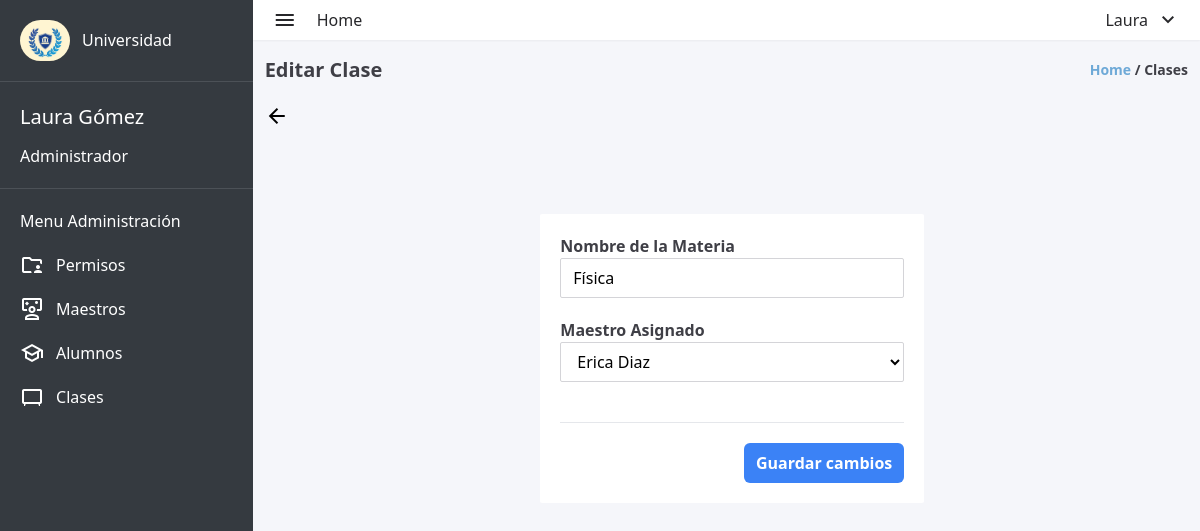
Page /admin/edit_clases.php?id=2 (signed in) on the committed database.
### tables this page shows
CREATE TABLE `usuarios` (
  `user_id` int(11) NOT NULL,
  `matricula` int(10) DEFAULT NULL,
  `nombre` varchar(100) DEFAULT NULL,
  `apellido` varchar(100) DEFAULT NULL,
  `correo_electronico` varchar(100) DEFAULT NULL,
  `contrasena` varchar(255) DEFAULT NULL,
  `direccion` varchar(100) DEFAULT NULL,
  `fecha_nacimiento` date DEFAULT NULL,
  `rol` enum('ADMIN','MAESTRO','ALUMNO') DEFAULT NULL,
  `materia_asignada` varchar(100) DEFAULT '0',
  `materias_inscritas` text DEFAULT NULL
);

CREATE TABLE `materias` (
  `id_materia` int(11) NOT NULL,
  `nombre` varchar(100) DEFAULT NULL
);

### admin/edit_clases.php (the view, shortened to what this page needs)
<?php
require_once "../database/database.php";
$user_id = $_SESSION['id'];
$sql = "SELECT  nombre, apellido FROM usuarios WHERE user_id = '$user_id'";
$result = mysqli_query($conexion, $sql);
$row = mysqli_fetch_assoc($result);
if ($row) {
    $nombre = $row['nombre'];
    $apellido = $row['apellido'];
} else {
    echo "No se encontraron datos para el usuario con el ID proporcionado.";
}
if (isset($_GET["id"])) {
    $id_materia = $_GET["id"];
    $consulta_materia = "SELECT * FROM materias WHERE id_materia = '$id_materia'";
    $resultado_materia = $conexion->query($consulta_materia);
    if ($resultado_materia->num_rows == 1) {
        $materia = $resultado_materia->fetch_assoc();
    } else {
        echo "Materia no encontrada.";
        $conexion->close();
        exit;
    }
}
$consulta_maestros = "SELECT user_id, CONCAT(nombre, ' ', apellido) AS nombre_completo FROM usuarios WHERE rol = 'MAESTRO' AND (materia_asignada = 0 OR materia_asignada IS NULL)";
$resultado_profesores = $conexion->query($consulta_maestros);
?>
<!DOCTYPE html>
<html lang="en">
<head>
    <link rel="stylesheet" href="../styles.css">
</head>
<body>
    <div class="w-screen h-screen flex bg-lightgray">
        <aside class="w-80 h-full bg-dark">
            <div class="flex items-center gap-3 p-5">
                <img class="rounded-full" src="../assets/logo-aside.jpg" alt="university-logo" width="50px"
                    height="60px">
                <span class="text-white font-medium">Universidad</span>
            </div>
            <div style="width: 100%; height: 1px; background-color: #4c5157; "></div>
            <div class="text-white flex flex-col p-5 gap-3">
                <span style="font-size: 20px;"><?php echo $nombre . ' ' . $apellido; ?></span>
                <span>Administrador</span>
            </div>
            <div style="width: 100%; height: 1px; background-color: #4c5157; "></div>
            <div class="text-white flex flex-col gap-5 p-5">
                <p>Menu Administración</p>
                <div>
                    <a href="admin_permisos.php" class="flex items-center gap-3 ">
                        <span class="material-symbols-outlined ">
                        </span>
                        <span>Permisos</span>
                    </a>
                </div>
                <div>
                    <a href="admin_maestros.php" class="flex items-center gap-3 ">
                        <span class="material-symbols-outlined">
                        </span>
                        <span>Maestros</span>
                    </a>
                </div>
                <div>
                    <a href="admin_alumnos.php" class="flex items-center gap-3 ">
                        <span class="material-symbols-outlined">
                        </span>
                        <span>Alumnos</span>
                    </a>
                </div>
                <div>
                    <a href="admin_clases.php" class="flex items-center gap-3 ">
                        <span class="material-symbols-outlined">
                        </span>
                        <span>Clases</span>
                    </a>
                </div>
            </div>
        </aside>
        <div class="w-full flex flex-col">
            <header class="w-full flex items-center justify-between h-10 p-5 bg-white shadow-sm">
                <div class="flex items-center gap-5">
                    <span class="material-symbols-outlined text-zinc-800">
                    </span>
                    <a href="admin_dashboard.php"><span class="text-zinc-800 ">
                            Home
                        </span></a>
                </div>
                <nav>
                    <li class="flex items-center gap-2 text-zinc-800 cursor-pointer" onclick="toggleLogoutMenu()">
                        <?php echo $nombre ?>
                        <ul class="flex flex-col">
                            <span class="material-symbols-outlined">
                            </span>
                    </li>
                </nav>
            </header>
            <div class="h-full pl-3">
                <div class="w-full flex items-center justify-between pr-3 mt-4 mb-5">
                    <h1 class="font-bold text-zinc-700 text-xl ">Editar Clase</h1>
                    <p class="font-semibold text-sm text-zinc-700"><span class="text-myblue">Home</span> / Clases
                    </p>
                </div>
                <div class="w-full">
                    <a href="admin_clases.php">
                        <span class="material-symbols-outlined">
                        </span>
                    </a>
                </div>
                <div class="w-full flex flex-row justify-center  mt-20">
                    <div class="w-80 h-auto bg-white rounded-sm sm:w-96">
                        <form method="post" class="flex flex-col p-5 gap-5 text-center relative z-20">
                            <div class="flex flex-col">
                                <span class="font-bold text-zinc-700 self-start">Nombre de la Materia</span>
                                <input disabled value=<?php echo $materia['nombre'] ?> type="text"
                                    class="h-10 border border-zinc-300 bg-white rounded-sm px-3">
                            </div>
                            <div class="flex flex-col">
                                <span class="font-bold text-zinc-700 self-start">Maestro Asignado</span>
                                <select name="profesor" id="rol"
                                    class="h-10 border border-zinc-300 bg-white rounded-sm px-3 mb-5">
                                    <?php
                                    while ($profesor = $resultado_profesores->fetch_assoc()) {
                                        $selected = ($profesor['user_id'] == $materia['materia_asignada']) ? "selected" : "";
                                        echo '<option value="' . $profesor['user_id'] . '" ' . $selected . '>' . $profesor['nombre_completo'] . '</option>';
                                    }
                                    ?>
                                </select>
                            </div>
                            <div style="height: 1px; background-color: #e5e7eb; width: 100% ; "></div>
                            <input type="submit" value="Guardar cambios"
                                class="text-white font-semibold p-2 px-3 bg-blue-500 rounded-md self-end">
                        </form>
                    </div>
                </div>
            </div>
        </div>
    </div>
</body>
</html>

### styles.css (style rules this page uses)
html { line-height: 1.5; -webkit-text-size-adjust: 100%; -moz-tab-size: 4; -o-tab-size: 4; tab-size: 4; font-family: ui-sans-serif, system-ui, -apple-system, BlinkMacSystemFont, "Segoe UI", Roboto, "Helvetica Neue", Arial, "Noto Sans", sans-serif, "Apple Color Emoji", "Segoe UI Emoji", "Segoe UI Symbol", "Noto Color Emoji"; font-feature-settings: normal; font-variation-settings: normal; }
body { margin: 0; line-height: inherit; }
h1, h2, h3, h4, h5, h6 { font-size: inherit; font-weight: inherit; }
a { color: inherit; text-decoration: inherit; }
button, input, optgroup, select, textarea { font-family: inherit; font-feature-settings: inherit; font-variation-settings: inherit; font-size: 100%; font-weight: inherit; line-height: inherit; color: inherit; margin: 0; padding: 0; }
button, select { text-transform: none; }
button, [type='button'], [type='reset'], [type='submit'] { -webkit-appearance: button; background-color: transparent; background-image: none; }
blockquote, dl, dd, h1, h2, h3, h4, h5, h6, hr, figure, p, pre { margin: 0; }
ol, ul, menu { list-style: none; margin: 0; padding: 0; }
input::placeholder, textarea::placeholder { opacity: 1; color: #9ca3af; }
:disabled { cursor: default; }
img, svg, video, canvas, audio, iframe, embed, object { display: block; vertical-align: middle; }
img, video { max-width: 100%; height: auto; }
.relative { position: relative; }
.z-20 { z-index: 20; }
.mb-5 { margin-bottom: 1.25rem; }
.mt-20 { margin-top: 5rem; }
.mt-4 { margin-top: 1rem; }
.flex { display: flex; }
.h-10 { height: 2.5rem; }
.h-auto { height: auto; }
.h-full { height: 100%; }
.h-screen { height: 100vh; }
.w-80 { width: 20rem; }
.w-full { width: 100%; }
.w-screen { width: 100vw; }
.cursor-pointer { cursor: pointer; }
.flex-row { flex-direction: row; }
.flex-col { flex-direction: column; }
.items-center { align-items: center; }
.justify-center { justify-content: center; }
.justify-between { justify-content: space-between; }
.gap-2 { gap: 0.5rem; }
.gap-3 { gap: 0.75rem; }
.gap-5 { gap: 1.25rem; }
.self-start { align-self: flex-start; }
.self-end { align-self: flex-end; }
.rounded-full { border-radius: 9999px; }
.rounded-md { border-radius: 0.375rem; }
.rounded-sm { border-radius: 0.125rem; }
.border { border-width: 1px; }
.border-zinc-300 { --tw-border-opacity: 1; border-color: rgb(212 212 216 / var(--tw-border-opacity)); }
.bg-blue-500 { --tw-bg-opacity: 1; background-color: rgb(59 130 246 / var(--tw-bg-opacity)); }
.bg-dark { --tw-bg-opacity: 1; background-color: rgb(53 58 64 / var(--tw-bg-opacity)); }
.bg-lightgray { --tw-bg-opacity: 1; background-color: rgb(245 246 250 / var(--tw-bg-opacity)); }
.bg-white { --tw-bg-opacity: 1; background-color: rgb(255 255 255 / var(--tw-bg-opacity)); }
.p-2 { padding: 0.5rem; }
.p-5 { padding: 1.25rem; }
.px-3 { padding-left: 0.75rem; padding-right: 0.75rem; }
.pl-3 { padding-left: 0.75rem; }
.pr-3 { padding-right: 0.75rem; }
.text-center { text-align: center; }
.text-sm { font-size: 0.875rem; line-height: 1.25rem; }
.text-xl { font-size: 1.25rem; line-height: 1.75rem; }
.font-bold { font-weight: 700; }
.font-medium { font-weight: 500; }
.font-semibold { font-weight: 600; }
.text-myblue { --tw-text-opacity: 1; color: rgb(110 169 215 / var(--tw-text-opacity)); }
.text-white { --tw-text-opacity: 1; color: rgb(255 255 255 / var(--tw-text-opacity)); }
.text-zinc-700 { --tw-text-opacity: 1; color: rgb(63 63 70 / var(--tw-text-opacity)); }
.text-zinc-800 { --tw-text-opacity: 1; color: rgb(39 39 42 / var(--tw-text-opacity)); }
.shadow-sm { --tw-shadow: 0 1px 2px 0 rgb(0 0 0 / 0.05); --tw-shadow-colored: 0 1px 2px 0 var(--tw-shadow-color); box-shadow: var(--tw-ring-offset-shadow, 0 0 #0000), var(--tw-ring-shadow, 0 0 #0000), var(--tw-shadow); }
@media (min-width: 640px) { .sm\:w-96 { width: 24rem; } }

### rows in the picture
usuarios: nombre "Laura", apellido "Gómez"
materias: nombre "Física"

### other values in the picture
form field profesor "Erica Diaz"
